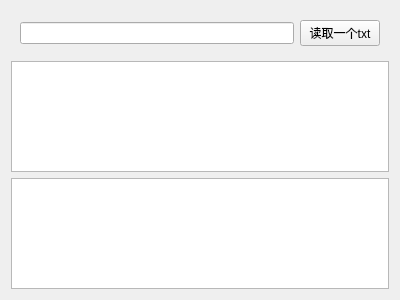
<?xml version="1.0" encoding="UTF-8"?>
<ui version="4.0">
 <class>MyWidget1</class>
 <widget class="QWidget" name="MyWidget1">
  <property name="geometry">
   <rect>
    <x>0</x>
    <y>0</y>
    <width>400</width>
    <height>300</height>
   </rect>
  </property>
  <property name="windowTitle">
   <string>Form</string>
  </property>
  <layout class="QVBoxLayout" name="verticalLayout">
   <item>
    <widget class="QWidget" name="widget" native="true">
     <layout class="QHBoxLayout" name="horizontalLayout">
      <item>
       <widget class="QLineEdit" name="lineEdit"/>
      </item>
      <item>
       <widget class="QPushButton" name="pushButton">
        <property name="text">
         <string>读取一个txt</string>
        </property>
       </widget>
      </item>
     </layout>
    </widget>
   </item>
   <item>
    <widget class="QTextBrowser" name="textBrowser"/>
   </item>
   <item>
    <widget class="QTextEdit" name="textEdit"/>
   </item>
  </layout>
 </widget>
 <resources/>
 <connections/>
</ui>
